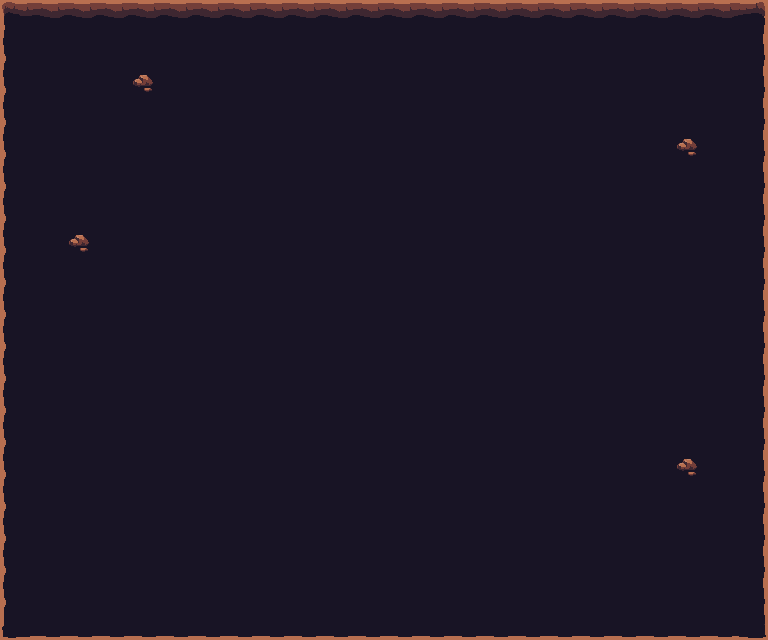

This game map was drawn from its Tiled (.tmx) file and the tilesets committed beside it. A one-line description and the full map source follow:
An orthogonal 24x20 tile map with 32x32 px tiles, 2 tile layers (Tile Layer 1, Tile Layer 2).

<map version="1.8" tiledversion="1.8.5" orientation="orthogonal" renderorder="right-down" width="24" height="20" tilewidth="32" tileheight="32" infinite="0" nextlayerid="4" nextobjectid="1">
 <tileset firstgid="1" name="Intro Tileset" tilewidth="32" tileheight="32" tilecount="64" columns="8">
  <image source="../../images/tilesets/tileset_dungeon.png" width="256" height="256" />
 </tileset>
 <layer id="1" name="Tile Layer 1" width="24" height="20">
  <data encoding="csv">
37,38,38,38,38,38,38,38,38,38,38,38,38,38,38,38,38,38,38,38,38,38,38,39,
45,46,46,46,46,46,46,46,46,46,46,46,46,46,46,46,46,46,46,46,46,46,46,47,
45,46,46,46,46,46,46,46,46,46,46,46,46,46,46,46,46,46,46,46,46,46,46,47,
45,46,46,46,46,46,46,46,46,46,46,46,46,46,46,46,46,46,46,46,46,46,46,47,
45,46,46,46,46,46,46,46,46,46,46,46,46,46,46,46,46,46,46,46,46,46,46,47,
45,46,46,46,46,46,46,46,46,46,46,46,46,46,46,46,46,46,46,46,46,46,46,47,
45,46,46,46,46,46,46,46,46,46,46,46,46,46,46,46,46,46,46,46,46,46,46,47,
45,46,46,46,46,46,46,46,46,46,46,46,46,46,46,46,46,46,46,46,46,46,46,47,
45,46,46,46,46,46,46,46,46,46,46,46,46,46,46,46,46,46,46,46,46,46,46,47,
45,46,46,46,46,46,46,46,46,46,46,46,46,46,46,46,46,46,46,46,46,46,46,47,
45,46,46,46,46,46,46,46,46,46,46,46,46,46,46,46,46,46,46,46,46,46,46,47,
45,46,46,46,46,46,46,46,46,46,46,46,46,46,46,46,46,46,46,46,46,46,46,47,
45,46,46,46,46,46,46,46,46,46,46,46,46,46,46,46,46,46,46,46,46,46,46,47,
45,46,46,46,46,46,46,46,46,46,46,46,46,46,46,46,46,46,46,46,46,46,46,47,
45,46,46,46,46,46,46,46,46,46,46,46,46,46,46,46,46,46,46,46,46,46,46,47,
45,46,46,46,46,46,46,46,46,46,46,46,46,46,46,46,46,46,46,46,46,46,46,47,
45,46,46,46,46,46,46,46,46,46,46,46,46,46,46,46,46,46,46,46,46,46,46,47,
45,46,46,46,46,46,46,46,46,46,46,46,46,46,46,46,46,46,46,46,46,46,46,47,
45,46,46,46,46,46,46,46,46,46,46,46,46,46,46,46,46,46,46,46,46,46,46,47,
53,54,54,54,54,54,54,54,54,54,54,54,54,54,54,54,54,54,54,54,54,54,54,55
</data>
 </layer>
 <layer id="3" name="Tile Layer 2" width="24" height="20">
  <data encoding="csv">
0,0,0,0,0,0,0,0,0,0,0,0,0,0,0,0,0,0,0,0,0,0,0,0,
0,0,0,0,0,0,0,0,0,0,0,0,0,0,0,0,0,0,0,0,0,0,0,0,
0,0,0,0,15,0,0,0,0,0,0,0,0,0,0,0,0,0,0,0,0,0,0,0,
0,0,0,0,0,0,0,0,0,0,0,0,0,0,0,0,0,0,0,0,0,0,0,0,
0,0,0,0,0,0,0,0,0,0,0,0,0,0,0,0,0,0,0,0,0,15,0,0,
0,0,0,0,0,0,0,0,0,0,0,0,0,0,0,0,0,0,0,0,0,0,0,0,
0,0,0,0,0,0,0,0,0,0,0,0,0,0,0,0,0,0,0,0,0,0,0,0,
0,0,15,0,0,0,0,0,0,0,0,0,0,0,0,0,0,0,0,0,0,0,0,0,
0,0,0,0,0,0,0,0,0,0,0,0,0,0,0,0,0,0,0,0,0,0,0,0,
0,0,0,0,0,0,0,0,0,0,0,0,0,0,0,0,0,0,0,0,0,0,0,0,
0,0,0,0,0,0,0,0,0,0,0,0,0,0,0,0,0,0,0,0,0,0,0,0,
0,0,0,0,0,0,0,0,0,0,0,0,0,0,0,0,0,0,0,0,0,0,0,0,
0,0,0,0,0,0,0,0,0,0,0,0,0,0,0,0,0,0,0,0,0,0,0,0,
0,0,0,0,0,0,0,0,0,0,0,0,0,0,0,0,0,0,0,0,0,0,0,0,
0,0,0,0,0,0,0,0,0,0,0,0,0,0,0,0,0,0,0,0,0,15,0,0,
0,0,0,0,0,0,0,0,0,0,0,0,0,0,0,0,0,0,0,0,0,0,0,0,
0,0,0,0,0,0,0,0,0,0,0,0,0,0,0,0,0,0,0,0,0,0,0,0,
0,0,0,0,0,0,0,0,0,0,0,0,0,0,0,0,0,0,0,0,0,0,0,0,
0,0,0,0,0,0,0,0,0,0,0,0,0,0,0,0,0,0,0,0,0,0,0,0,
0,0,0,0,0,0,0,0,0,0,0,0,0,0,0,0,0,0,0,0,0,0,0,0
</data>
 </layer>
</map>
